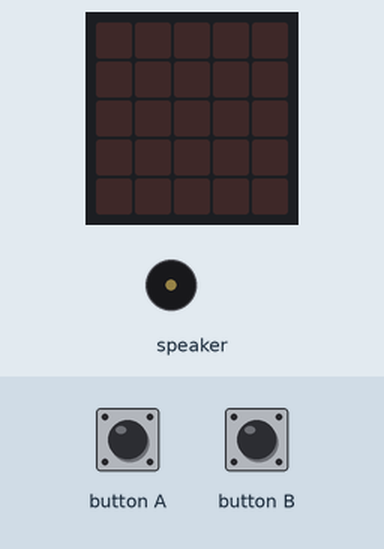
Recording of a program running on a simulated Calliope mini (MakeCode). On the bench: the board's 5×5 LED display, buzzer (waves = sounding). The test bench sets the inputs (shaded band). Random numbers come from a fixed seed.

Above: at 1.2 s.
1.3 s: button A pressed for 0.15 s
At 3.7 s:
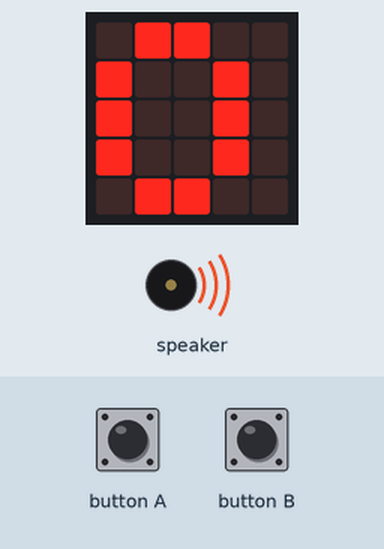
4.3 s: button A pressed 5 times (0.12 s each, 0.3 s apart)
At 5.7 s:
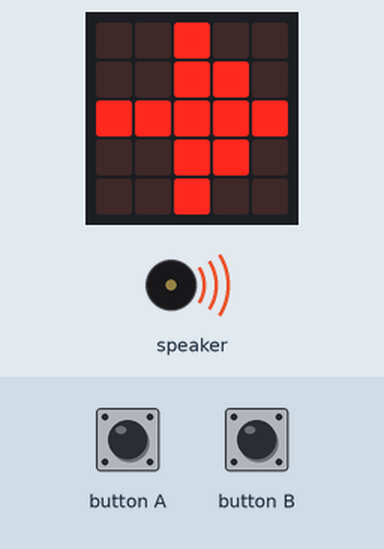
7.3 s: button A pressed for 1 s
At 8.47 s:
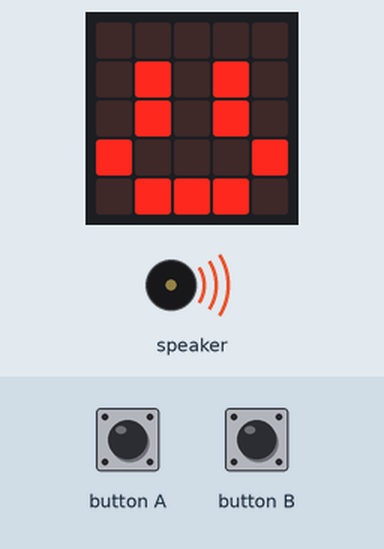
11.3 s: button B pressed for 1 s
14.3 s: button B pressed for 3.2 s
Timing chart, 0 to 19.0 s (numbered marks = the images above; inputs shaded):
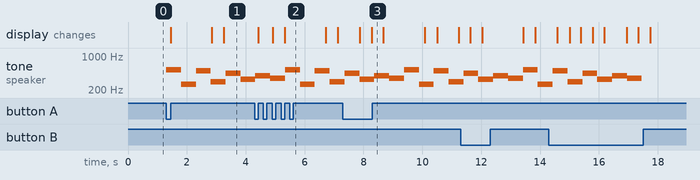

Measured:
- after the input at 1.3 s, tone on speaker: plays 523 Hz for 0.51 s, 262 Hz for 0.51 s, 494 Hz for 0.51 s, 294 Hz for 0.51 s, 440 Hz for 0.51 s, 330 Hz for 0.47 s, starting at once; the display: first changes after 0.15 s (image 1 shows a later state)
- after the input at 4.3 s, the display: first changes after 0.12 s (image 2 shows a later state)

The program:

main.ts
```typescript
let Richtig = 0
let Spielstand = 0
input.onButtonPressed(Button.A, function () {
    Richtig = 1
    while (Richtig) {
        if (randint(0, 1) == 0) {
            basic.showLeds(`
                . . # . .
                . # . . .
                # # # # #
                . # . . .
                . . # . .
                `)
            Richtig = 0
            for (let Index = 0; Index <= 9; Index++) {
                if (input.buttonIsPressed(Button.A)) {
                    Richtig = 1
                    break;
                } else if (input.buttonIsPressed(Button.B)) {
                    Richtig = 0
                    break;
                } else {
                    basic.pause(100)
                }
            }
            if (Richtig == 1) {
                Spielstand += 1
                basic.showLeds(`
                    . . . . .
                    . # . # .
                    . # . # .
                    # . . . #
                    . # # # .
                    `)
            } else {
                basic.showLeds(`
                    . # . # .
                    . # . # .
                    . . . . .
                    . # # # .
                    # . . . #
                    `)
            }
        } else {
            basic.showLeds(`
                . . # . .
                . . # # .
                # # # # #
                . . # # .
                . . # . .
                `)
            Richtig = 0
            for (let Index = 0; Index <= 9; Index++) {
                if (input.buttonIsPressed(Button.B)) {
                    Richtig = 1
                    break;
                } else if (input.buttonIsPressed(Button.A)) {
                    Richtig = 0
                    break;
                } else {
                    basic.pause(100)
                }
            }
            if (Richtig == 1) {
                basic.showLeds(`
                    . . . . .
                    . # . # .
                    . # . # .
                    # . . . #
                    . # # # .
                    `)
            } else {
                basic.showLeds(`
                    . # . # .
                    . # . # .
                    . . . . .
                    . # # # .
                    # . . . #
                    `)
            }
        }
    }
    basic.showString("" + (Spielstand))
})
basic.forever(function () {
    while (input.buttonIsPressed(Button.A)) {
        for (let index = 0; index < 4; index++) {
            music.playMelody("C5 C B D A E G F ", 120)
        }
    }
})
```

test.ts
```typescript
// Hier kann man Tests durchführen; diese Datei wird nicht kompiliert, wenn dieses Paket als Erweiterung verwendet wird.
```
